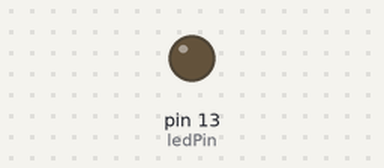
Recording of a sketch running on a simulated Arduino Uno, built with avr-gcc and run on an emulated ATmega328P. Parts: output pins drawn as LEDs (lit = HIGH).

Above: at 4.5 s.
At 14.0 s:
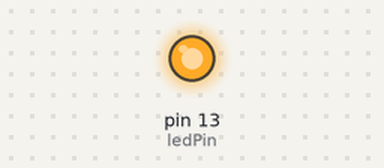
Timing chart, 0 to 26.0 s (numbered marks = the images above):
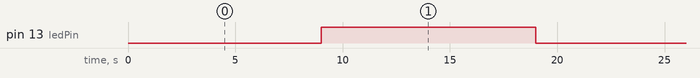

Measured:
- by itself, pin 13 (ledPin): alternates HIGH for 10.0 s and LOW for 10.0 s

The sketch:

Timer1.ino
```cpp
#include <avr/io.h>// AVR microcontrollers library
const int ledPin = 13;
volatile int seconds=0;
void setup() {
	pinMode(ledPin,OUTPUT);
	// Timer1 initialization
	noInterrupts();//disable interrupts. Also with cli().
	// iniialize TCCR1A and TCCR1B
	TCCR1A = 0;
	TCCR1B = 0;
	// set compare match register to desired value for 1 s delay
	OCR1A = 62499;
	// CTC mode
	bitSet(TCCR1B,WGM12);// or TCCR1B |= (1<<WGM12);
	// set CS12 bit of TCCR1B (prescaler=256)
	bitSet(TCCR1B,CS12);
	//TCCR1B |= (1 << CS12);        // shift 00000001 to CS12 position
	// or TCCR1B = _BV(CS12) --> 1<<CS12
 	// enable OCIE1A of TIMSK1
	bitSet(TIMSK1,OCIE1A);
	interrupts();//enable interrupts. Also with sei().
}

void loop(){
}

ISR(TIMER1_COMPA_vect){
	seconds++;
	if(seconds==10){
		seconds = 0;
		digitalWrite(ledPin,!digitalRead(ledPin));
	}
}
```
